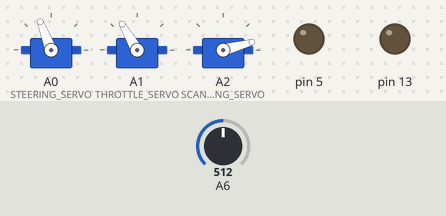
Bench run of a sketch on a simulated Arduino Nano, built with avr-gcc and run on an emulated ATmega328P. Shown: 3 × servo, output pins drawn as LEDs (lit = HIGH). The test bench sets the inputs (shaded band); at power-on: A6 = 512. Random numbers use the default seed unless the sketch sets one; what the sketch prints to the serial monitor is not drawn.

Above: at 6.7 s.
6.8 s: A6 set to 232
At 8.9 s:
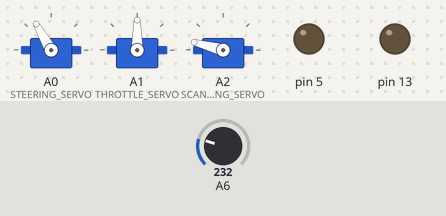
9.4 s: A6 set to 221
10.9 s: A6 set to 306
At 13.1 s:
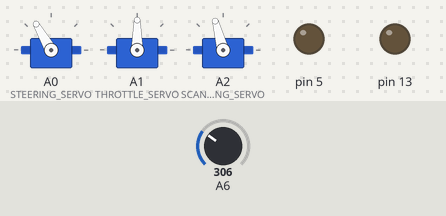
13.9 s: A6 set to 140
At 15.0 s:
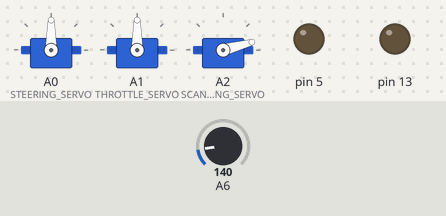
16.9 s: A6 set to 511
At 18.1 s:
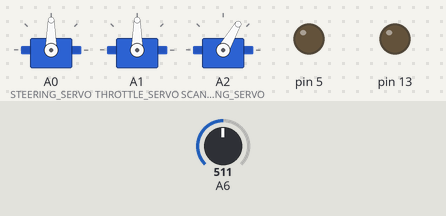
19.9 s: A6 set to 122
Timing chart, 0 to 28.5 s (numbered marks = the images above; inputs shaded):
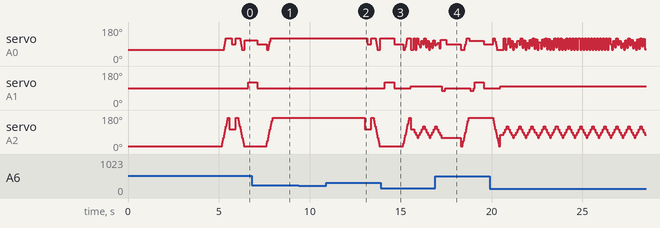

Measured:
- after the input at 9.4 s, every drawn part: stays the same
- after the input at 16.9 s, servo on A1 (THROTTLE_SERVO): 98° → 75° after 0.36 s, → 90° 0.20 s later, → 75° 1.4 s later, → 120° 0.20 s later, … (5 changes in this stretch)

The sketch:

SelfDrivingCar.ino
```cpp
/**
 * Self driving car project.
 *
 * Pre-requisits
 * ***************
 *
 * Libraries (Optional):
 *   > LiquidCrystal new: https://bitbucket.org/fmalpartida/new-liquidcrystal/wiki/Home
 *      Install it in ~/Arduino/libraries/ to override the IDE one
 *   > IRremote: http://github.com/shirriff/Arduino-IRremote
 *      remove IDE's libraries/RobotIRremote and add this one to ~/Arduino/libraries instead
 *
 * Board-specific tweaks:
 *   Mega (ATmega2560)
 *   -----------------
 *     * You will get errors compiling with the default libraries, to remove timer conflicts beween them you need to
 *         > ~/Arduino/IRremote/IRremoteInt.h
 *             uncomment "#define IR_USE_TIMER3" instead of the default "#define IR_USE_TIMER2" for __AVR_ATmega2560__
 *         > IDE libraries/Servo/src/avr/ServoTimers.h
 *             leave only "#define _useTimer5" and shorten the timer16_Sequence_t list accordingly for __AVR_ATmega2560__
 *             (one timer can drive up to 12 servos)
 *
 *  Uno and Nano (ATmega328)
 *  ------------------------
 *    * These boards only have 3 timers, one for delay(), one for servos and the other one for either IR or buzzer, so
 *       you have to choose between being able to remote control it or buzz when the battery is low, cannot do both...
 *
 *  Edison (x86 Intel)
 *  ------------------
 *    * IRremote and LiquidCrystal new are not x86-ready
 *
 *  Constants and specs:
 *    > Mega board          : __AVR_ATmega2560__ (256KB of code available to the user, 8KB of RAM, 4KB EEPROM)
 *    > Micro board         : __AVR_ATmega32U4__ ( 28KB of code available to the user, 2.5KB of RAM, 1KB EEPROM)
 *    > Uno and Nano boards : __AVR_ATmega328P__ ( 31.5KB Uno / 30KB Nano of code available to the user, 2KB of RAM, 1KB EEPROM)
 */

// Whether or not to use the Serial as debugging tool
// Bluetooth to Serial dongle can be connected on pins D0 (TX -> dongle RX) and D1 (RX -> dongle TX) to help with remote debugging
#define __DEBUG__

//Uncomment the lines below if the respective equipment is connected
#ifndef __ARDUINO_X86__
// #define LCD_CONNECTED
// #define IR_PIN 2
#endif

// #define BATT_PIN A3
// #define TILT_PIN 3

#if defined(BATT_PIN) && ((not defined(IR_PIN)) || defined(__AVR_ATmega2560__) || defined(__AVR_ATmega32U4__))
// only Mega and Micro support both the IR receiver and the tone() generator, Uno and Nano do not
// #define PIEZO_PIN 6
#endif

// All conditional includes have to be commented out manually, because of the preprocessor bug in the Arduino IDE
#if defined(LCD_CONNECTED)
//#include <Wire.h>
// LCD is connected to the I2C bus (Uno/Nano board: SDA=A4, SCL=A5; Mega2560 board: SDA=20, SCL=21; Micro/Leonardo: SDA=2, SCL=3)
//#include <LiquidCrystal_I2C.h>
#endif

#if defined(IR_PIN)
//#include <IRremote.h>
#endif

#if defined(BATT_PIN)
#include "Battery.h"
#endif

#include <Servo.h>
#include "ServoExt.h"
#include "SR04.h"

// Analog pins
#define STEERING_SERVO A0
#define THROTTLE_SERVO A1
#define SCANNING_SERVO A2
#define IR_RANGE A6

// Front-facing range finder HC SR04 module
SR04 frontRanger(4, 5);

#if defined(IR_RANGE)
#include "Sharp.h"

Sharp irRanger(IR_RANGE);
#endif

#if defined(BATT_PIN)
// R1 = 10Kohm, R2 = 3.3Kohm
#define R1 10000.
#define R2 3300.
// Car is powered by a LiPo 2s
Battery carBattery(BATT_PIN, R2 / (R1 + R2), 4.93, 2, CHEMISTRY_LIPO);
#endif

// Digital pins

// Serial is connected to the Bluetooth dongle, 0 and 1

#if defined(IR_PIN)
IRrecv irrecv(IR_PIN);
decode_results results;

#define CAR_STOP 1
#define CAR_RUN 0

// "OFF" key on the LED remote
#define IR_CODE_PAUSE 0xFFF807
// "ON" key on the LED remote
#define IR_CODE_PLAY  0xFFB04F
#endif

#if defined(LCD_CONNECTED)
LiquidCrystal_I2C lcd(0x27, 2, 1, 0, 4, 5, 6, 7, 3, POSITIVE);
#endif

// Futaba S3003
// 100% of the remote control travel is 30&deg; only
// Time to reach the above max travel, doc says 230ms for 60&deg; at 4.8V (no load!)
ServoExt steeringServo(30, 200);

// Tamiya ESC, 100% of the remote control travel is 30&deg;
ServoExt throttleServo(30, 3000);

// car top speed, in cm/s
// TT-01 specs give a top speed of 29km/h at full throttle with 2S LiPo. That is 800cm/s.
#define CAR_TOP_SPEED 200

// Kit: TowerPro 9g SG90
// Current: Turnigy TGY-930, it can travel max to 75&deg;
// Time to reach max travel, doc says 140ms for 60&deg; at 4.8V, so 175ms at 75&deg;
ServoExt scanningServo(75, 175);

void debug(String message) {
#if defined(__DEBUG__)
  Serial.print(millis() / 1000);
  Serial.print(" : ");
  Serial.println(message);
#endif
}

/**
 * Set up the board pins and initialize the available hardware, as per the defined options above
 */
void setup() {
#if defined(__DEBUG__)
  Serial.begin(115200);

  delay(5000);
#endif

#if defined(LCD_CONNECTED)
  lcd.begin(16, 2);
  lcd.backlight();
  setLCD("Car booting");
#endif

#if defined(PIEZO_PIN)
  pinMode(PIEZO_PIN, OUTPUT);
#endif

#if defined(TILT_PIN)
  pinMode(TILT_PIN, INPUT_PULLUP);
#endif

  randomSeed(analogRead(A6));

  pinMode(13, OUTPUT);

  // attach the servos, also setting the pin mode
  steeringServo.attach(STEERING_SERVO);
  throttleServo.attach(THROTTLE_SERVO);
  scanningServo.attach(SCANNING_SERVO, 600, 2225);

  fullStop();

  // internal led: off
  digitalWrite(13, LOW);

#if defined(IR_PIN)
  irrecv.enableIRIn(); // Start the receiver
#endif

#if defined(LCD_CONNECTED)
  setLCD("Opening eyes");
#endif

  steeringServo.setAngle(90);

  lookAround();

  //  Timer1.initialize(50000);  // call the driver() function every 50ms
  //  Timer1.attachInterrupt(driver);
}

/**
 * Stop the car and center the steering wheel
 */
void fullStop() {
  // no movement
  goForward(0);

  // center direction
  steeringServo.setAngle(90, true);

  throttleServo.waitForAngle();
}

/**
 * Get the range to the nearest object using the available sensors
 * @return range to object in cm, zero or negative if the range cannot be determined
 */
int getRange(){
#if defined(IR_RANGE)
  const int range = irRanger.getRange();

  if (range<150)
    return range;

  const int sonicRange = frontRanger.getRange();

  if (sonicRange==0)
    return range;

  if (sonicRange>=150)
    return sonicRange;

  return min(sonicRange, range);
#else
  return frontRanger.getRange();
#endif
}

/**
 * <code>true</code> if the car was going forward and should first brake before reversing
 */
volatile boolean wasForward = false;

/**
 * Updated with the last moment when the car was set to go forward
 */
volatile unsigned long int runningSince = 0;

/**
 * Estimated running speed set by the last command, in cm/s
 */
volatile int runningSpeed;

/**
 * Tell the car to go forward (throttle > 0), backwards (throttle < 0) or stop (throttle=0).
 * When reversing or stopping from going forward the car will actually call for a brake, setting the ESC in reverse then putting it back to neutral.
 * @param throttle percentage of throttle to ask for, in the range [-100, 100]
 */
void goForward(const int throttle) {
  if (throttle <= 0 && wasForward) {
    // simulate a braking
    throttleServo.write(75);
    // TODO: consider for how long to brake, function of the estimated current speed
    delay(200);
    // back to neutral
    throttleServo.write(90);
    delay(50);

    runningSince = 0;
    runningSpeed = 0;
  }

  throttleServo.setPercentage(throttle, false);

  if (throttle < 0) {
    wasForward = false;
  }
  else if (throttle > 0) {
    runningSince = millis();
    runningSpeed = throttle * CAR_TOP_SPEED / 100;
    wasForward = true;
  }
}

#if defined(LCD_CONNECTED)
// whether or not the previous iteration it was in the default state (showing the distance) or was a different message and in that case the content has to be reset
boolean wasCleared = true;

/**
 * Clear the LCD and set this message on the first line
 */
void setLCD(const char* message) {
  lcd.clear();
  lcd.home();
  lcd.print(message);
  wasCleared = true;
}
#endif

#if defined(BATT_PIN) && defined(PIEZO_PIN)
/**
 * Generate an alarm tone
 */
void alarmTone() {
  tone(PIEZO_PIN, 262, 250);
  delay(250);
}
#endif

#if defined(BATT_PIN)
/**
 * Check battery level and if it's below 10% then stop the car
 *
 * @return <code>true</code> if the car can still run, <code>false</code> if it should stop and save the battery
 */
boolean checkBattStatus() {
  float gas = carBattery.getGas(true);

#if defined(__DEBUG__)
  Serial.print("Battery gas left: ");
  Serial.print(gas);
  Serial.print(", V: ");
  Serial.println(carBattery.getVoltage(true));
#endif

  if (gas < 10) {
    fullStop();
    digitalWrite(13, HIGH);

#if defined(PIEZO_PIN)
    alarmTone();
#else
    delay(500);
#endif
    digitalWrite(13, LOW);
#if defined(PIEZO_PIN)
    alarmTone();
#else
    delay(500);
#endif

    return false;
  }

  return true;
}
#endif

#if defined(TILT_PIN)
// flag set to <code>true</code> when the car is upside down
volatile boolean wasTurned = false;

/**
 * Check if the tilt sensor is triggered (car is turned over) and stop the car if so.
 *
 * @return <code>true</code> if the car can run or <code>false</code> if it was stopped and should not run
 */
boolean checkTiltStatus() {
  if (digitalRead(TILT_PIN) == LOW) {  // Using internal pullup resistor the value will be HIGH by default, LOW when the circuit is closed (tilted)
    if (!wasTurned) {
      // car is turned upside down, full stop

#if defined(LCD_CONNECTED)
      setLCD("Put me down");
#endif

      fullStop();

      wasTurned = true;
    }

    return false;
  }

  if (wasTurned) {
#if defined(LCD_CONNECTED)
    setLCD("Thank you");
#endif
    // wait a couple of seconds for the car to stand still

    for (byte i = 0; i < 20; i++) {
      if (digitalRead(TILT_PIN) == HIGH) {
#if defined(LCD_CONNECTED)
        setLCD("Unstable ");
#endif
        return false;
      }
      delay(100);
    }

    wasTurned = false;

    scanForOptions(true);
  }

  return true;
}
#endif

#if defined(IR_PIN)
volatile byte remoteState = CAR_RUN;

/**
 * Check if the STOP command was received. If it was received (now or in previous iterations) then do a full stop.
 *
 * @return <code>true</code> if the car can continue running, <code>false</code> if it should stop.
 */
boolean checkIRStatus() {
  if (irrecv.decode(&results)) {
#if defined(__DEBUG__)
    Serial.print("Got remote command: ");
    Serial.println(results.value, HEX);
#endif
    irrecv.resume(); // Receive the next value

    switch (results.value) {
      case IR_CODE_PAUSE:
        remoteState = CAR_STOP;
        break;
      case IR_CODE_PLAY:
        if (remoteState == CAR_STOP)
          scanForOptions(true);

        remoteState = CAR_RUN;
        break;
    }
  }

  if (remoteState == CAR_STOP) {
#if defined(LCD_CONNECTED)
    setLCD("Cooling tires...");
#endif

    fullStop();
    delay(100);
    return false;
  }

  return true;
}
#endif

// signed
char scanDir = 1;

// initial angle = (index+1) * 15 degrees
// min angle = 15
// max angle = 165
#define SCAN_ANGLES 11
#define SCAN_ANGLE_INCREMENT 15

volatile unsigned int distanceAtAngle[SCAN_ANGLES];
// actual angle of the distance, updated as the car travels
volatile float angle[SCAN_ANGLES];

// angle at which the car currently travels
volatile byte runningAngle = 90;

/**
 * After a critical event clear the distance vectors to force a full update
 */
void clearDistanceVectors() {
  for (byte i = 0; i < SCAN_ANGLES; i++) {
    distanceAtAngle[i] = 0;
    angle[i] = 0;
  }
}

void dumpDistance() {
#if defined(__DEBUG__)
  Serial.print("[Distance, Angle] = ");

  for (byte i = 0; i < SCAN_ANGLES; i++) {
    Serial.print("[");
    Serial.print(distanceAtAngle[i]);
    Serial.print(", ");
    Serial.print(angle[i]);
    Serial.print("] ");
  }

  Serial.println();
#endif
}

/**
 * This is the car driver code. It is called every 50ms to decide what to do next.
 */
boolean driver() {
#if defined(TILT_PIN)
  if (digitalRead(TILT_PIN) == LOW) {
    wasTurned = true;
  }
#endif

#if defined(IR_PIN)
  if (wasTurned || remoteState == CAR_STOP || scanning) {
    goForward(0);
    steeringServo.setAngle(90, false);
    return false;
  }
#endif

#if defined(__DEBUG__)
  Serial.print("After having travelled since ");
  Serial.print(runningSince);
  Serial.print(" ms (for ");
  Serial.print(millis() - runningSince);
  Serial.print(" ms) at ");
  Serial.print(runningSpeed);
  Serial.println(" cm/s");
  dumpDistance();
#endif

  unsigned int bestDistance = 0;
  byte bestAngle = 0;

  // update distance array and angles of previously known objects function of how much and in which direction the car has travelled to them
  if (runningSince > 0) {
    const long travelled = (runningSpeed * (millis() - runningSince)) / 1000;

#if defined(__DEBUG__)
    Serial.print("Travelled: ");
    Serial.print(travelled);
    Serial.println(" ");
#endif

    for (byte i = 0; i < SCAN_ANGLES; i++) {
      const byte angleDiff = angle[i] > runningAngle ? angle[i] - runningAngle : runningAngle - angle[i];

      const float z = distanceAtAngle[i] * cos(angleDiff * PI / 180);

      if (z <= travelled) {
        distanceAtAngle[i] = 0;
        angle[i] = 0;
        continue;
      }

      const float y = distanceAtAngle[i] * sin(angleDiff * PI / 180);

      const float q = sqrt( (z - travelled) * (z - travelled) + y * y );

      distanceAtAngle[i] = round(q);

      const float newAngle = asin(y / q) * 180 / PI;

      if (angle[i] < runningAngle)
        angle[i] = 90 - newAngle;
      else
        angle[i] = 90 + newAngle;

      if (distanceAtAngle[i] > bestDistance) {
        bestDistance = distanceAtAngle[i];
        bestAngle = i;
      }
    }
  }
  else {
    for (byte i = 0; i < SCAN_ANGLES; i++) {
      if (distanceAtAngle[i] > bestDistance) {
        bestDistance = distanceAtAngle[i];
        bestAngle = i;
      }
    }
  }

#if defined(__DEBUG__)
  Serial.println("After recomputing the distances:");
  dumpDistance();
#endif

  if (bestDistance >= 60) {
    // go in that direction
    runningAngle = angle[bestAngle];
    steeringServo.setAngle(runningAngle, false);

    // if the obstacle is at 2.5m or more, go full blast
    // otherwise slow down with the square root of the distance
    // absolute throttle max is 40% of the top speed, 20% is the minimum for the car to go forward at all
    const long fwSpeed =  20 + min(20, sqrt(bestDistance));

#if defined(__DEBUG__)
    Serial.print("Going towards ");
    Serial.print(angle[bestAngle]);
    Serial.print(" at ");
    Serial.print(fwSpeed);
    Serial.println("% throttle");
#endif

    goForward(fwSpeed);
  }
  else {
#if defined(__DEBUG__)
    Serial.println("Driver didn't have any option");
#endif

    return false;
  }

  return true;
}

/**
 * Main loop, waiting patiently for the ultrasound sensor to turn and get the range.
 */
void loop() {
  debug("1. enter loop");
  driver();
  debug("2. called driver");

#if defined(BATT_PIN)
  if (!checkBattStatus()) {
    delay(1000);
    return;
  }
#endif

#if defined(TILT_PIN)
  if (!checkTiltStatus()) {
    delay(1000);
    return;
  }
#endif

#if defined(IR_PIN)
  if (!checkIRStatus()) {
    return;
  }
#endif

  // continue from where the scanning servo was sitting last
  byte newScanAngle = scanningServo.getAngle();

  if (newScanAngle >= 120)
    newScanAngle = 120 - SCAN_ANGLE_INCREMENT;
  else if (newScanAngle <= 60)
    newScanAngle = 60 + SCAN_ANGLE_INCREMENT;
  else
    newScanAngle += scanDir * SCAN_ANGLE_INCREMENT;

  if (newScanAngle > scanningServo.getAngle())
    scanDir = 1;
  else
    scanDir = -1;

  scanningServo.setAngle(newScanAngle, true);

  debug("3. set scanning angle");

  const long distance = getRange();

  debug("4. got range");

#if defined(__DEBUG__)
  Serial.print("Range to the object at ");
  Serial.print(newScanAngle);
  Serial.print(" degrees: ");
  Serial.println(distance);
#endif

  int bestDistance = 0;
  byte bestAngle = 0;

  distanceAtAngle[(newScanAngle / SCAN_ANGLE_INCREMENT) - 1] = distance;
  angle[(newScanAngle / SCAN_ANGLE_INCREMENT) - 1] = newScanAngle;

  for (byte i = 0; i < SCAN_ANGLES; i++) {
    if (distanceAtAngle[i] > bestDistance) {
      bestDistance = distanceAtAngle[i];
      bestAngle = i;
    }
  }

  debug("5. got best direction");

  if (bestDistance < 60) {
    debug("5.1. Collision alert");

    // at 60cm from an obstacle stop and scan for alternative routes
    fullStop();

#if defined(LCD_CONNECTED)
    setLCD("Collision alert");
#endif

    for (byte i = 0; i < 6; i++) {
      const byte idx = scanForOptions(i % 2 == 0);

      if (idx < SCAN_ANGLES) {
        bestDistance = distanceAtAngle[idx];
        bestAngle = idx;
        break;
      }
    }

    if (bestDistance < 60) {
      // still didn't find a way out, give the user a chance to put the car back in some open space
      debug("Waiting 5 seconds for human intervention");

      delay(5000);
      return;
    }
  }

  debug("6. cleaning up");

#if defined(LCD_CONNECTED)
  if (wasCleared) {
    setLCD("Distance: ");
    wasCleared = false;
  }

  lcd.setCursor(0, 1);
  lcd.print(bestDistance);
  lcd.print("cm, ");
  lcd.print(angle[bestAngle]);
  lcd.print("deg");
#endif
}

/**
 * Scan for options at all available angles
 *
 * @return position of the best direction to go in (index in the distance[] and angle[] arrays) or SCAN_ANGLES if no viable option is found
 */
byte lookAround() {
#if defined(__DEBUG__)
  const unsigned long startTime = millis();
#endif

  const bool asc = scanningServo.getAngle() <= 90;

  int largestDistance = 0;
  byte bestAngle = SCAN_ANGLES;

  for (byte j = 0; j < SCAN_ANGLES; j++) {
    const byte i = asc ? j : 10 - j;

    const byte scanAngle = (i + 1) * SCAN_ANGLE_INCREMENT;

    steeringServo.setAngle(scanAngle);
    scanningServo.setAngle(scanAngle, true);

    const int distance = getRange();

    distanceAtAngle[i] = distance;
    angle[i] = scanAngle;

    if (distance > largestDistance) {
      largestDistance = distance;
      bestAngle = i;
    }
  }

#if defined(__DEBUG__)
  Serial.print("lookAround() took ");
  Serial.print(millis() - startTime);
  Serial.println("ms");

  Serial.print("Best distance: ");
  Serial.print(largestDistance);
  Serial.print(" at angle ");
  Serial.print(bestAngle);
  Serial.print(" - ");
  Serial.println(angle[bestAngle]);
#endif

  return bestAngle;
}

/**
 * Scan for options and try to get out of a stuck state by going either forward or backwards (function of the reverseIfStuck parameter)
 * and at a random angle.
 *
 * @return the index in the distanceAtAngle[] and angle[] arrays, or SCAN_ANGLES if there is no viable option at the moment
 */
byte scanForOptions(const bool reverseIfStuck) {
  const byte bestOption = lookAround();

#if defined(__DEBUG__)
  if (bestOption > 0) {
    Serial.print("Largest distance: ");
    Serial.print(distanceAtAngle[bestOption]);
    Serial.print("cm, found at angle: ");
    Serial.print(angle[bestOption]);
  }
  Serial.println();
#endif

  if (bestOption == SCAN_ANGLES || distanceAtAngle[bestOption] < 60) {
    // try going back (or forward) a bit, in a random angle
    steeringServo.setPercentage(random(0, 201) - 100, true);

    goForward(reverseIfStuck ? -50 : 30); // half speed reverse (reversing is limited anyway by the ESC) or 30% forward
    delay(500);     // for half a second

    fullStop();

    return lookAround();
  }

  return bestOption;
}
```

Source omitted: Battery.cpp (1507 bytes), Battery.h (2160 bytes), SR04.cpp (1078 bytes), SR04.h (2029 bytes), ServoExt.cpp (1465 bytes), ServoExt.h (1843 bytes), Sharp.cpp (955 bytes), Sharp.h (783 bytes)
